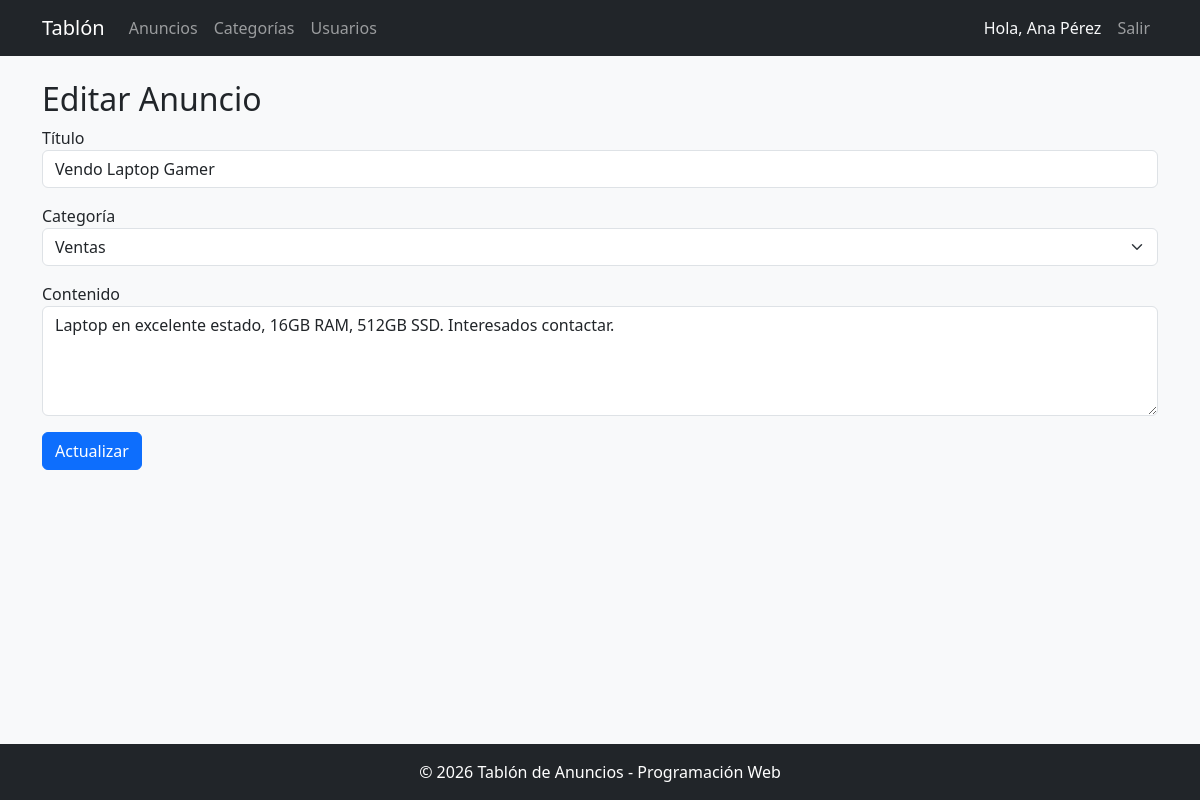
Page /anuncios/editar/1 (signed in) on the committed database.
### app/models.py (models this page shows, shortened)
class Usuario(UserMixin, db.Model):
    __tablename__ = 'usuarios'
    id = db.Column(db.Integer, primary_key=True)
    nombre = db.Column(db.String(100), nullable=False)
    email = db.Column(db.String(120), unique=True, nullable=False)
    password_hash = db.Column(db.String(128), nullable=False)
    anuncios = db.relationship('Anuncio', backref='autor', lazy=True)

class Anuncio(db.Model):
    __tablename__ = 'anuncios'
    id = db.Column(db.Integer, primary_key=True)
    titulo = db.Column(db.String(200), nullable=False)
    contenido = db.Column(db.Text, nullable=False)
    fecha_creacion = db.Column(db.DateTime, default=datetime.utcnow)
    usuario_id = db.Column(db.Integer, db.ForeignKey('usuarios.id'), nullable=False)
    categoria_id = db.Column(db.Integer, db.ForeignKey('categorias.id'), nullable=False)

class Categoria(db.Model):
    __tablename__ = 'categorias'
    id = db.Column(db.Integer, primary_key=True)
    nombre = db.Column(db.String(50), unique=True, nullable=False)
    anuncios = db.relationship('Anuncio', backref='categoria', lazy=True)

### app/anuncios/routes.py (the view, shortened to what this page needs)
@bp_anuncios.route('/editar/<int:id>', methods=['GET', 'POST'])
@login_required
def editar(id):
    anuncio = Anuncio.query.get_or_404(id)
    categorias = Categoria.query.all()
    return render_template('anuncios_editar.html', anuncio=anuncio, categorias=categorias)

### app/app.py (called while the page is built)
@login_manager.user_loader
def load_user(user_id):
    from app.models import Usuario
    return Usuario.query.get(int(user_id))

### app/anuncios/templates/anuncios_editar.html
{% extends "base.html" %}
{% block content %}
<h2>Editar Anuncio</h2>
<form method="POST">
    <div class="mb-3"><label>Título</label><input type="text" name="titulo" class="form-control" value="{{ anuncio.titulo }}" required></div>
    <div class="mb-3">
        <label>Categoría</label>
        <select name="categoria_id" class="form-select" required>
            {% for c in categorias %}
            <option value="{{ c.id }}" {% if c.id == anuncio.categoria_id %}selected{% endif %}>{{ c.nombre }}</option>
            {% endfor %}
        </select>
    </div>
    <div class="mb-3"><label>Contenido</label><textarea name="contenido" class="form-control" rows="4" required>{{ anuncio.contenido }}</textarea></div>
    <button type="submit" class="btn btn-primary">Actualizar</button>
</form>
{% endblock %}

### app/templates/base.html (shortened to what this page needs)
<!DOCTYPE html>
<html lang="es">
<head>
    <link href="https://cdn.jsdelivr.net/npm/bootstrap@5.3.0/dist/css/bootstrap.min.css" rel="stylesheet">
</head>
<body class="d-flex flex-column min-vh-100 bg-light">
    <nav class="navbar navbar-expand-lg navbar-dark bg-dark">
        <div class="container">
            <a class="navbar-brand" href="{{ url_for('index') }}">Tablón</a>
            <div class="collapse navbar-collapse" id="navbarNav">
                <ul class="navbar-nav me-auto">
                    <li class="nav-item">
                        <a class="nav-link" href="{{ url_for('anuncios.listar') }}">Anuncios</a>
                    </li>
                    {% if current_user.is_authenticated %}
                    <li class="nav-item">
                        <a class="nav-link" href="{{ url_for('categorias.listar') }}">Categorías</a>
                    </li>
                    <li class="nav-item">
                        <a class="nav-link" href="{{ url_for('usuarios.listar') }}">Usuarios</a>
                    </li>
                    {% endif %}
                </ul>
                <ul class="navbar-nav">
                    {% if current_user.is_authenticated %}
                        <li class="nav-item">
                            <span class="nav-link text-light">Hola, {{ current_user.nombre }}</span>
                        </li>
                        <li class="nav-item">
                            <a class="nav-link" href="{{ url_for('auth.logout') }}">Salir</a>
                        </li>
                    {% else %}
                        <li class="nav-item">
                            <a class="nav-link" href="{{ url_for('auth.login') }}">Login</a>
                        </li>
                    {% endif %}
                </ul>
            </div>
        </div>
    </nav>
    <main class="container flex-grow-1 mt-4">
        {% block content %}{% endblock %}
    </main>
    <footer class="bg-dark text-white text-center py-3 mt-auto">
        <p class="mb-0">&copy; 2026 Tablón de Anuncios - Programación Web</p>
    </footer>
</body>
</html>

### rows in the picture
Usuario: nombre "Ana Pérez"
Anuncio: titulo "Vendo Laptop Gamer", categoria_id "Ventas", contenido "Laptop en excelente estado, 16GB RAM, 512GB SSD. Interesados contactar."
